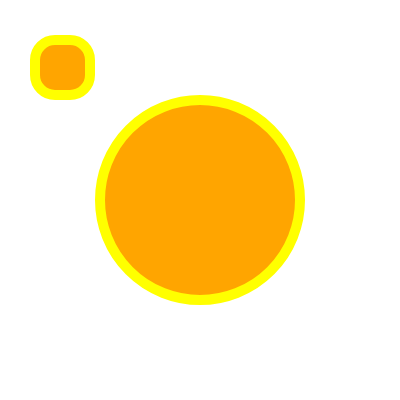
Frame 1 (no input)
Frame 60 (no input): identical to frame 1, image omitted
Frame 120 (the mouse pressed at the canvas centre since frame 60): identical to frame 1, image omitted

The p5.js sketch that drew this single still picture (run headless with seeded random() and noise() and a simulated clock; from frame 60 on, the mouse is pressed at the canvas centre):

// p5.js sketch
// ── sketch.js
function setup() {
  createCanvas(400, 400);
}

function draw() {
  background(255);
  fill('orange');
  stroke('yellow');
  strokeWeight(10);
  ellipse(200, 200, 200)
square(35, 40, 55, 20);

}
